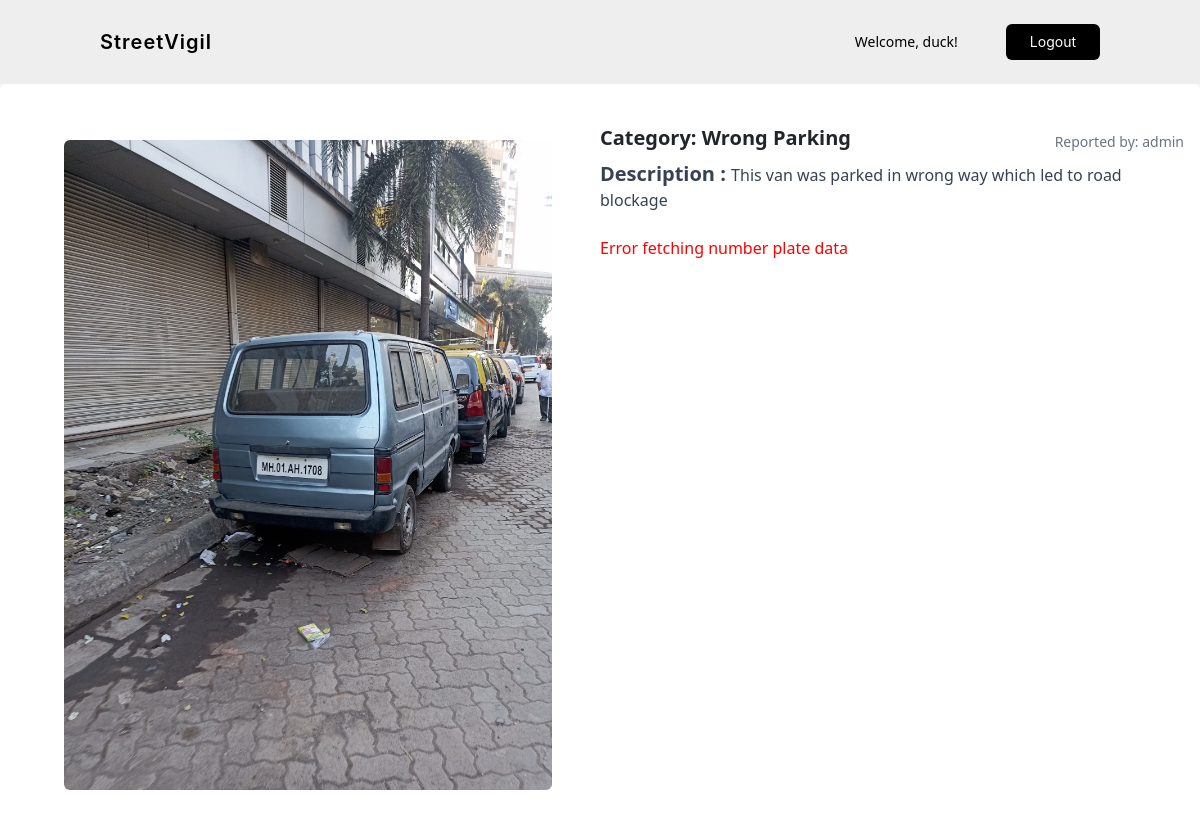
Screenshot of /streetvigil/crime_report/91/ (signed in) with the database file from the repository.
### streetvigil/models.py (models this page shows, shortened)
class User(AbstractUser):
    points = models.IntegerField(default=0)

class CapturedImage(models.Model):
    image = models.ImageField(upload_to='captured_images/')
    category = models.CharField(max_length=200, blank =  True , null = True)
    description = models.TextField(default='No description provided')
    reported_by = models.ForeignKey(User, on_delete=models.CASCADE, null=True, blank=True)
    latitude = models.FloatField(null=True, blank=True)
    longitude = models.FloatField(null=True, blank=True)
    verified = models.BooleanField(default=False )
    status = models.CharField(max_length=4, default='P')
    rewards = models.FloatField(default=0)
    created_at = models.DateTimeField(default=timezone.now)
    class Meta:
        ordering = ['-created_at']

### streetvigil/views.py (the view, shortened to what this page needs)
# urls.py: path('crime_report/<int:crime_id>/', crime_report, name='crime_report'),
def crime_report(request, crime_id):
    crime_event = get_object_or_404(CapturedImage, id=crime_id)
    crime_map = folium.Map(location=[crime_event.latitude, crime_event.longitude], zoom_start=13)
    folium.Marker([crime_event.latitude, crime_event.longitude],
                  popup=f"Category: {crime_event.category}, Description: {crime_event.description}",
                  icon=folium.Icon(color='red', icon='circle', prefix='fa')).add_to(crime_map)
    crime_map_html = crime_map._repr_html_()
    context = {
        'crime_event': crime_event,
        'crime_map_html': crime_map_html,  # Pass the map as HTML string
    }
    return render(request, 'police_dashboard/crime_report.html', context)

### streetvigil/templates/police_dashboard/crime_report.html (shortened to what this page needs)
{% extends "base.html" %}
{% block body %}
  <div class="h-screen mx-auto">
    <h2 class="text-3xl font-semibold my-6">Complete Crime Report</h2>
    <div class="flex w-full flex-row bg-white p-3 rounded-md shadow-md">
      <div class="flex w-full flex-row">
        <div class="w-full flex flex-col gap-10 px-5 py-10">
          <img id="vehicleimg" src="{{ crime_event.image.url }}" alt="Crime Image" class="rounded-md flex mx-auto">
        </div>
      </div>
      <div class="w-full sticky">
        <form method="post" >
        <div class="mt-4">
          <div class="flex items-center justify-between w-full">
            <p class="text-xl font-semibold mb-2">Category: {{ crime_event.category }}</p>
            <span class="text-sm flex justify-end text-gray-500">Reported by: {{ crime_event.reported_by.username }}</span>
          </div>
          <p class="text-gray-700">
            <span class="text-xl font-semibold mb-2">Description : </span>
            {{ crime_event.description }}
          </p>
          <div id="resultContainer" class="mt-4 w-full flex flex-col justify-center">
            <p id="numberPlateResult"></p>
          </div>
        </div>
      </form>
      </div>
    </div>
  </div>
{% endblock %}

### streetvigil/templates/base.html (shortened to what this page needs)
{% load static tailwind_tags %}
<!DOCTYPE html>
<html lang="en">
	<head>
		<link href="https://cdn.jsdelivr.net/npm/bootstrap@5.3.2/dist/css/bootstrap.min.css" rel="stylesheet">
		{% tailwind_css %}
	</head>
	<body class="bg-gray-100 font-serif leading-normal tracking-normal">
		<nav class="bg-[#eee] px-4 py-6  text-white fixed top-0 w-full z-10">
			<div class="container mx-auto flex justify-between items-center">
			<div>
				<span class="text-xl font-semibold font-Inter tracking-wider text-black"><a href="/streetvigil">StreetVigil</a></span>
			</div>
				<div class="flex justify-center items-center space-x-4">
					{% if user.is_authenticated %}
						<div class="flex gap-5 items-center">
							<span class=" text-black text-sm">Welcome, {{ user.username }}!</span>
							<form action="{% url 'logout' %}" method="post">
								<button type="submit" class="text-sm bg-black hover:bg-gray-700 px-4 py-2 rounded-md font-Inter">Logout</button>
							</form>
						</div>
					{% endif %}
				</div>
			</div>
		</nav>
		{% block body %} {% endblock %}
	</body>
</html>

### rows the page displays
User: username "duck"
CapturedImage: image (picture), category "Wrong Parking", reported_by.username "admin", description "This van was parked in wrong way which led to road blockage"
